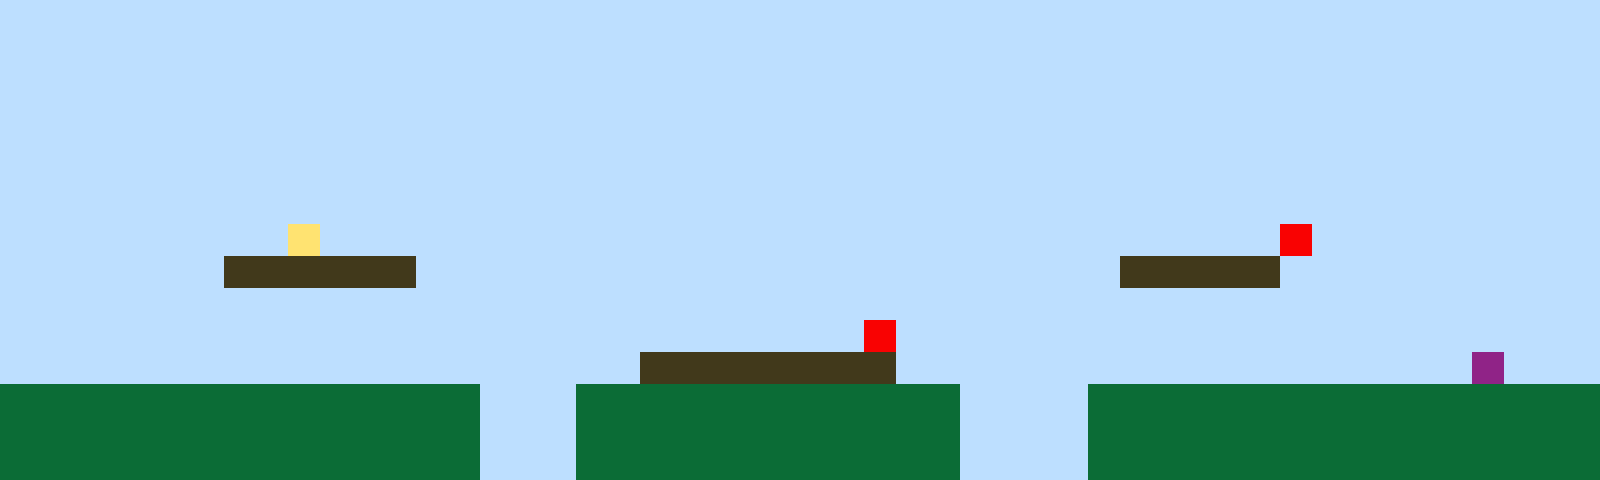

Below is a game level as drawn by its tile map, then a one-line description and the .tmx file that defines it, in full:
An orthogonal 50x15 tile map with 32x32 px tiles, 1 tile layer (Tile Layer 1).

<map version="1.10" tiledversion="1.11.2" orientation="orthogonal" renderorder="right-up" width="50" height="15" tilewidth="32" tileheight="32" infinite="0" nextlayerid="2" nextobjectid="1"><editorsettings><export target="map1.csv" format="csv" /></editorsettings><tileset firstgid="1" name="sprites" tilewidth="32" tileheight="32" tilecount="6" columns="3"><image source="sprites.png" width="96" height="64" /></tileset><layer id="1" name="Tile Layer 1" width="50" height="15"><data encoding="csv">1,1,1,1,1,1,1,1,1,1,1,1,1,1,1,1,1,1,1,1,1,1,1,1,1,1,1,1,1,1,1,1,1,1,1,1,1,1,1,1,1,1,1,1,1,1,1,1,1,1,1,1,1,1,1,1,1,1,1,1,1,1,1,1,1,1,1,1,1,1,1,1,1,1,1,1,1,1,1,1,1,1,1,1,1,1,1,1,1,1,1,1,1,1,1,1,1,1,1,1,1,1,1,1,1,1,1,1,1,1,1,1,1,1,1,1,1,1,1,1,1,1,1,1,1,1,1,1,1,1,1,1,1,1,1,1,1,1,1,1,1,1,1,1,1,1,1,1,1,1,1,1,1,1,1,1,1,1,1,1,1,1,1,1,1,1,1,1,1,1,1,1,1,1,1,1,1,1,1,1,1,1,1,1,1,1,1,1,1,1,1,1,1,1,1,1,1,1,1,1,1,1,1,1,1,1,1,1,1,1,1,1,1,1,1,1,1,1,1,1,1,1,1,1,1,1,1,1,1,1,1,1,1,1,1,1,1,1,1,1,1,1,1,1,1,1,1,1,1,1,1,1,1,1,1,1,1,1,1,1,1,1,1,1,1,1,1,1,1,1,1,1,1,1,1,1,1,1,1,1,1,1,1,1,1,1,1,1,1,1,1,1,1,1,1,1,1,1,1,1,1,1,1,1,1,1,1,1,1,1,1,1,1,1,1,1,1,1,1,1,1,1,1,1,1,1,1,1,1,1,1,1,1,1,1,1,1,1,1,1,1,1,1,1,1,1,1,1,1,1,1,1,1,1,1,1,1,1,1,4,1,1,1,1,1,1,1,1,1,1,1,1,1,1,1,1,1,1,1,1,1,1,1,1,1,1,1,1,1,1,5,1,1,1,1,1,1,1,1,1,1,1,1,1,1,1,1,3,3,3,3,3,3,1,1,1,1,1,1,1,1,1,1,1,1,1,1,1,1,1,1,1,1,1,1,3,3,3,3,3,1,1,1,1,1,1,1,1,1,1,1,1,1,1,1,1,1,1,1,1,1,1,1,1,1,1,1,1,1,1,1,1,1,1,1,1,1,1,1,1,1,1,1,1,1,1,1,1,1,1,1,1,1,1,1,1,1,1,1,1,1,1,1,1,1,1,1,1,1,1,1,1,1,1,1,1,1,1,1,1,1,1,1,1,1,1,1,5,1,1,1,1,1,1,1,1,1,1,1,1,1,1,1,1,1,1,1,1,1,1,1,1,1,1,1,1,1,1,1,1,1,1,1,1,1,1,1,1,1,1,3,3,3,3,3,3,3,3,1,1,1,1,1,1,1,1,1,1,1,1,1,1,1,1,1,1,6,1,1,1,2,2,2,2,2,2,2,2,2,2,2,2,2,2,2,1,1,1,2,2,2,2,2,2,2,2,2,2,2,2,1,1,1,1,2,2,2,2,2,2,2,2,2,2,2,2,2,2,2,2,2,2,2,2,2,2,2,2,2,2,2,2,2,2,2,1,1,1,2,2,2,2,2,2,2,2,2,2,2,2,1,1,1,1,2,2,2,2,2,2,2,2,2,2,2,2,2,2,2,2,2,2,2,2,2,2,2,2,2,2,2,2,2,2,2,1,1,1,2,2,2,2,2,2,2,2,2,2,2,2,1,1,1,1,2,2,2,2,2,2,2,2,2,2,2,2,2,2,2,2</data></layer></map>
